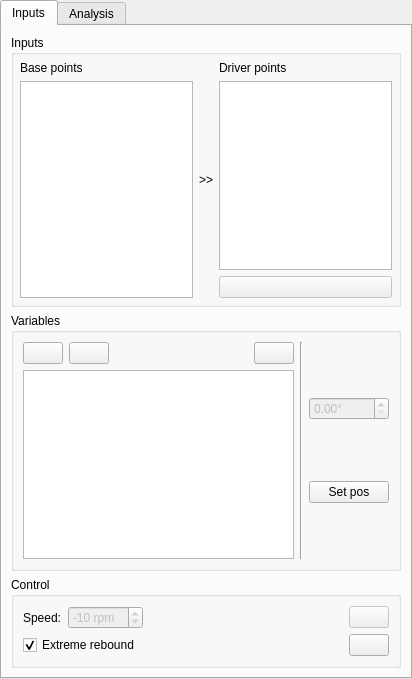
<?xml version="1.0" encoding="UTF-8"?>
<ui version="4.0">
 <class>Form</class>
 <widget class="QWidget" name="Form">
  <property name="geometry">
   <rect>
    <x>0</x>
    <y>0</y>
    <width>412</width>
    <height>679</height>
   </rect>
  </property>
  <property name="windowTitle">
   <string>Form</string>
  </property>
  <property name="windowIcon">
   <iconset resource="../icons.qrc">
    <normaloff>:/icons/motor.png</normaloff>:/icons/motor.png</iconset>
  </property>
  <layout class="QVBoxLayout" name="verticalLayout_8">
   <property name="leftMargin">
    <number>0</number>
   </property>
   <property name="topMargin">
    <number>0</number>
   </property>
   <property name="rightMargin">
    <number>0</number>
   </property>
   <property name="bottomMargin">
    <number>0</number>
   </property>
   <item>
    <widget class="QTabWidget" name="tab_widget">
     <widget class="QWidget" name="inputs_tab">
      <attribute name="icon">
       <iconset resource="../icons.qrc">
        <normaloff>:/icons/motor.png</normaloff>:/icons/motor.png</iconset>
      </attribute>
      <attribute name="title">
       <string>Inputs</string>
      </attribute>
      <layout class="QVBoxLayout" name="verticalLayout">
       <item>
        <widget class="QGroupBox" name="joint_groupbox">
         <property name="title">
          <string>Inputs</string>
         </property>
         <layout class="QHBoxLayout" name="horizontalLayout">
          <property name="leftMargin">
           <number>6</number>
          </property>
          <property name="topMargin">
           <number>6</number>
          </property>
          <property name="rightMargin">
           <number>6</number>
          </property>
          <property name="bottomMargin">
           <number>6</number>
          </property>
          <item>
           <layout class="QVBoxLayout" name="verticalLayout_13">
            <item>
             <widget class="QLabel" name="joint_list_lable">
              <property name="text">
               <string>Base points</string>
              </property>
             </widget>
            </item>
            <item>
             <widget class="QListWidget" name="joint_list">
              <property name="statusTip">
               <string>Choose a point to be a revolute joint.</string>
              </property>
              <property name="editTriggers">
               <set>QAbstractItemView::NoEditTriggers</set>
              </property>
             </widget>
            </item>
           </layout>
          </item>
          <item>
           <widget class="QLabel" name="inputs_label_right2">
            <property name="text">
             <string>&gt;&gt;</string>
            </property>
           </widget>
          </item>
          <item>
           <layout class="QVBoxLayout" name="verticalLayout_16">
            <item>
             <widget class="QLabel" name="driver_list_lable">
              <property name="text">
               <string>Driver points</string>
              </property>
             </widget>
            </item>
            <item>
             <widget class="QListWidget" name="driver_list">
              <property name="statusTip">
               <string>Coordinate movement reference.</string>
              </property>
              <property name="editTriggers">
               <set>QAbstractItemView::NoEditTriggers</set>
              </property>
             </widget>
            </item>
            <item>
             <widget class="QPushButton" name="variable_add">
              <property name="enabled">
               <bool>false</bool>
              </property>
              <property name="statusTip">
               <string>Add to variable list with above settings.</string>
              </property>
              <property name="icon">
               <iconset resource="../icons.qrc">
                <normaloff>:/icons/arrow_down.png</normaloff>:/icons/arrow_down.png</iconset>
              </property>
             </widget>
            </item>
           </layout>
          </item>
         </layout>
        </widget>
       </item>
       <item>
        <widget class="QGroupBox" name="variable_groupbox">
         <property name="title">
          <string>Variables</string>
         </property>
         <layout class="QHBoxLayout" name="horizontalLayout_7">
          <item>
           <layout class="QVBoxLayout" name="verticalLayout_5">
            <item>
             <layout class="QHBoxLayout" name="horizontalLayout_2">
              <item>
               <widget class="QPushButton" name="variable_up">
                <property name="statusTip">
                 <string>Upgrade priority of the variable.</string>
                </property>
                <property name="icon">
                 <iconset resource="../icons.qrc">
                  <normaloff>:/icons/arrow_up.png</normaloff>:/icons/arrow_up.png</iconset>
                </property>
               </widget>
              </item>
              <item>
               <widget class="QPushButton" name="variable_down">
                <property name="statusTip">
                 <string>Downgrade priority of the variable.</string>
                </property>
                <property name="icon">
                 <iconset resource="../icons.qrc">
                  <normaloff>:/icons/arrow_down.png</normaloff>:/icons/arrow_down.png</iconset>
                </property>
               </widget>
              </item>
              <item>
               <spacer name="horizontalSpacer_3">
                <property name="orientation">
                 <enum>Qt::Horizontal</enum>
                </property>
                <property name="sizeHint" stdset="0">
                 <size>
                  <width>40</width>
                  <height>20</height>
                 </size>
                </property>
               </spacer>
              </item>
              <item>
               <widget class="QPushButton" name="variable_remove">
                <property name="statusTip">
                 <string>Delete the specified variable.</string>
                </property>
                <property name="icon">
                 <iconset resource="../icons.qrc">
                  <normaloff>:/icons/delete.png</normaloff>:/icons/delete.png</iconset>
                </property>
               </widget>
              </item>
             </layout>
            </item>
            <item>
             <widget class="QListWidget" name="variable_list">
              <property name="statusTip">
               <string>All the variable of this mechanism.</string>
              </property>
              <property name="editTriggers">
               <set>QAbstractItemView::NoEditTriggers</set>
              </property>
             </widget>
            </item>
           </layout>
          </item>
          <item>
           <widget class="Line" name="line_5">
            <property name="orientation">
             <enum>Qt::Vertical</enum>
            </property>
           </widget>
          </item>
          <item>
           <layout class="QVBoxLayout" name="inputs_dial_layout">
            <item>
             <widget class="QDoubleSpinBox" name="dial_spinbox">
              <property name="enabled">
               <bool>false</bool>
              </property>
              <property name="statusTip">
               <string>Current position of the variable.</string>
              </property>
              <property name="suffix">
               <string>°</string>
              </property>
              <property name="maximum">
               <double>360.000000000000000</double>
              </property>
             </widget>
            </item>
            <item>
             <widget class="QPushButton" name="update_pos">
              <property name="statusTip">
               <string>Update current position as point coordinates.</string>
              </property>
              <property name="text">
               <string>Set pos</string>
              </property>
              <property name="icon">
               <iconset resource="../icons.qrc">
                <normaloff>:/icons/translate.png</normaloff>:/icons/translate.png</iconset>
              </property>
             </widget>
            </item>
           </layout>
          </item>
         </layout>
        </widget>
       </item>
       <item>
        <widget class="QGroupBox" name="groupBox">
         <property name="title">
          <string>Control</string>
         </property>
         <layout class="QHBoxLayout" name="horizontalLayout_3">
          <item>
           <layout class="QVBoxLayout" name="verticalLayout_18">
            <item>
             <layout class="QHBoxLayout" name="horizontalLayout_4">
              <item>
               <widget class="QLabel" name="variable_speed_label">
                <property name="sizePolicy">
                 <sizepolicy hsizetype="Fixed" vsizetype="Preferred">
                  <horstretch>0</horstretch>
                  <verstretch>0</verstretch>
                 </sizepolicy>
                </property>
                <property name="text">
                 <string>Speed:</string>
                </property>
               </widget>
              </item>
              <item>
               <widget class="QSpinBox" name="variable_speed">
                <property name="enabled">
                 <bool>false</bool>
                </property>
                <property name="statusTip">
                 <string>Speed value of the auto driver.</string>
                </property>
                <property name="suffix">
                 <string> rpm</string>
                </property>
                <property name="minimum">
                 <number>-100</number>
                </property>
                <property name="maximum">
                 <number>100</number>
                </property>
                <property name="singleStep">
                 <number>5</number>
                </property>
                <property name="value">
                 <number>-10</number>
                </property>
               </widget>
              </item>
             </layout>
            </item>
            <item>
             <widget class="QCheckBox" name="extremeRebound">
              <property name="sizePolicy">
               <sizepolicy hsizetype="Fixed" vsizetype="Fixed">
                <horstretch>0</horstretch>
                <verstretch>0</verstretch>
               </sizepolicy>
              </property>
              <property name="statusTip">
               <string>When solver calls error, auto driver will change the direction.</string>
              </property>
              <property name="text">
               <string>Extreme rebound</string>
              </property>
              <property name="checked">
               <bool>true</bool>
              </property>
             </widget>
            </item>
           </layout>
          </item>
          <item>
           <spacer name="horizontalSpacer_2">
            <property name="orientation">
             <enum>Qt::Horizontal</enum>
            </property>
            <property name="sizeHint" stdset="0">
             <size>
              <width>40</width>
              <height>20</height>
             </size>
            </property>
           </spacer>
          </item>
          <item>
           <layout class="QVBoxLayout" name="verticalLayout_3">
            <item>
             <widget class="QPushButton" name="variable_play">
              <property name="enabled">
               <bool>false</bool>
              </property>
              <property name="sizePolicy">
               <sizepolicy hsizetype="Fixed" vsizetype="Fixed">
                <horstretch>0</horstretch>
                <verstretch>0</verstretch>
               </sizepolicy>
              </property>
              <property name="statusTip">
               <string>Start / Pause the auto driver of this variables.</string>
              </property>
              <property name="icon">
               <iconset resource="../icons.qrc">
                <normaloff>:/icons/play.png</normaloff>
                <activeon>:/icons/pause.png</activeon>:/icons/play.png</iconset>
              </property>
              <property name="checkable">
               <bool>true</bool>
              </property>
             </widget>
            </item>
            <item>
             <widget class="QPushButton" name="variable_stop">
              <property name="sizePolicy">
               <sizepolicy hsizetype="Fixed" vsizetype="Fixed">
                <horstretch>0</horstretch>
                <verstretch>0</verstretch>
               </sizepolicy>
              </property>
              <property name="statusTip">
               <string>Stop the auto driver and return to original place.</string>
              </property>
              <property name="icon">
               <iconset resource="../icons.qrc">
                <normaloff>:/icons/interrupted.png</normaloff>:/icons/interrupted.png</iconset>
              </property>
             </widget>
            </item>
           </layout>
          </item>
         </layout>
        </widget>
       </item>
      </layout>
     </widget>
     <widget class="QWidget" name="analysis_tab">
      <attribute name="icon">
       <iconset resource="../icons.qrc">
        <normaloff>:/icons/formula.png</normaloff>:/icons/formula.png</iconset>
      </attribute>
      <attribute name="title">
       <string>Analysis</string>
      </attribute>
      <layout class="QVBoxLayout" name="verticalLayout_6">
       <item>
        <layout class="QHBoxLayout" name="horizontalLayout_6">
         <item>
          <widget class="QCheckBox" name="record_show">
           <property name="statusTip">
            <string>Show path data on the canvas.</string>
           </property>
           <property name="text">
            <string>Show path data</string>
           </property>
           <property name="checked">
            <bool>true</bool>
           </property>
          </widget>
         </item>
         <item>
          <spacer name="horizontalSpacer">
           <property name="orientation">
            <enum>Qt::Horizontal</enum>
           </property>
           <property name="sizeHint" stdset="0">
            <size>
             <width>40</width>
             <height>20</height>
            </size>
           </property>
          </spacer>
         </item>
         <item>
          <widget class="QLabel" name="record_interval_label">
           <property name="text">
            <string>Interval:</string>
           </property>
          </widget>
         </item>
         <item>
          <widget class="QDoubleSpinBox" name="record_interval">
           <property name="statusTip">
            <string>Each coordinate will be recorded after this angle value.</string>
           </property>
           <property name="suffix">
            <string>°</string>
           </property>
           <property name="decimals">
            <number>2</number>
           </property>
           <property name="minimum">
            <double>0.010000000000000</double>
           </property>
           <property name="maximum">
            <double>6.000000000000000</double>
           </property>
           <property name="value">
            <double>1.000000000000000</double>
           </property>
          </widget>
         </item>
        </layout>
       </item>
       <item>
        <layout class="QHBoxLayout" name="horizontalLayout_8">
         <item>
          <widget class="QListWidget" name="record_list">
           <property name="contextMenuPolicy">
            <enum>Qt::CustomContextMenu</enum>
           </property>
           <property name="statusTip">
            <string>All recorded path data of this project.</string>
           </property>
           <property name="currentRow">
            <number>0</number>
           </property>
           <item>
            <property name="text">
             <string>Auto preview</string>
            </property>
           </item>
          </widget>
         </item>
         <item>
          <layout class="QVBoxLayout" name="verticalLayout_2">
           <item>
            <widget class="QPushButton" name="update_preview_button">
             <property name="statusTip">
              <string>Refresh preview path data.</string>
             </property>
             <property name="icon">
              <iconset resource="../icons.qrc">
               <normaloff>:/icons/data_update.png</normaloff>:/icons/data_update.png</iconset>
             </property>
            </widget>
           </item>
           <item>
            <widget class="QPushButton" name="record_start">
             <property name="statusTip">
              <string>Start / Stop record.</string>
             </property>
             <property name="icon">
              <iconset resource="../icons.qrc">
               <normaloff>:/icons/record.png</normaloff>:/icons/record.png</iconset>
             </property>
             <property name="checkable">
              <bool>true</bool>
             </property>
            </widget>
           </item>
           <item>
            <spacer name="verticalSpacer_6">
             <property name="orientation">
              <enum>Qt::Vertical</enum>
             </property>
             <property name="sizeHint" stdset="0">
              <size>
               <width>20</width>
               <height>40</height>
              </size>
             </property>
            </spacer>
           </item>
           <item>
            <widget class="QPushButton" name="record_remove">
             <property name="statusTip">
              <string>Delete the specified path data.</string>
             </property>
             <property name="icon">
              <iconset resource="../icons.qrc">
               <normaloff>:/icons/delete.png</normaloff>:/icons/delete.png</iconset>
             </property>
            </widget>
           </item>
          </layout>
         </item>
        </layout>
       </item>
       <item>
        <widget class="QGroupBox" name="plot_groupbox">
         <property name="title">
          <string>Plot</string>
         </property>
         <layout class="QVBoxLayout" name="verticalLayout_4">
          <item>
           <layout class="QHBoxLayout" name="horizontalLayout_5">
            <item>
             <widget class="QComboBox" name="plot_joint"/>
            </item>
            <item>
             <widget class="QPushButton" name="plot_button">
              <property name="sizePolicy">
               <sizepolicy hsizetype="Fixed" vsizetype="Fixed">
                <horstretch>0</horstretch>
                <verstretch>0</verstretch>
               </sizepolicy>
              </property>
              <property name="text">
               <string>Plot</string>
              </property>
              <property name="icon">
               <iconset resource="../icons.qrc">
                <normaloff>:/icons/formula.png</normaloff>:/icons/formula.png</iconset>
              </property>
             </widget>
            </item>
           </layout>
          </item>
          <item>
           <layout class="QGridLayout" name="gridLayout">
            <item row="3" column="0">
             <widget class="QCheckBox" name="plot_jerk">
              <property name="text">
               <string>Jerk</string>
              </property>
             </widget>
            </item>
            <item row="1" column="0">
             <widget class="QCheckBox" name="plot_vel">
              <property name="text">
               <string>Velocity</string>
              </property>
             </widget>
            </item>
            <item row="2" column="0">
             <widget class="QCheckBox" name="plot_acc">
              <property name="text">
               <string>Acceleration</string>
              </property>
             </widget>
            </item>
            <item row="0" column="0">
             <widget class="QCheckBox" name="plot_pos">
              <property name="text">
               <string>Position</string>
              </property>
              <property name="checked">
               <bool>true</bool>
              </property>
             </widget>
            </item>
            <item row="0" column="1">
             <widget class="QCheckBox" name="plot_curvature">
              <property name="text">
               <string>Curvature</string>
              </property>
             </widget>
            </item>
            <item row="1" column="1">
             <widget class="QCheckBox" name="plot_signature">
              <property name="text">
               <string>Path Signature</string>
              </property>
             </widget>
            </item>
           </layout>
          </item>
         </layout>
        </widget>
       </item>
      </layout>
     </widget>
    </widget>
   </item>
  </layout>
 </widget>
 <resources>
  <include location="../icons.qrc"/>
 </resources>
 <connections/>
</ui>
